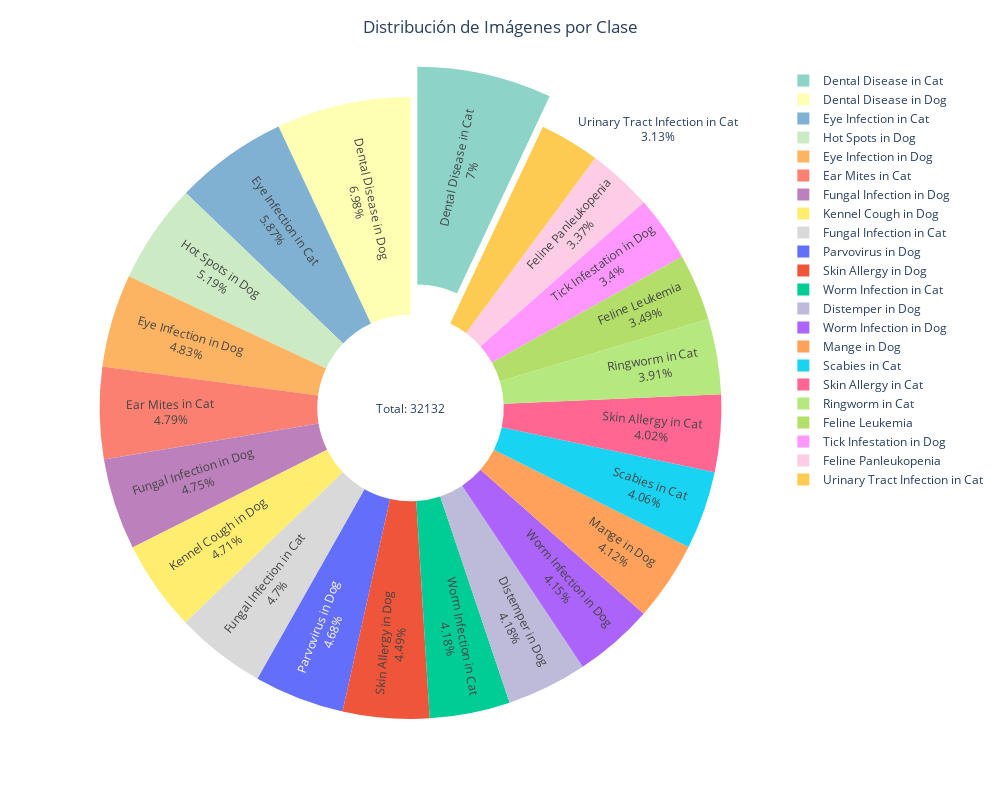

Notebook code cell kept with this figure:
### Code cell
class_counts = {}
for disease_class in os.listdir(data):
    class_path = os.path.join(data, disease_class)
    if os.path.isdir(class_path):
        n_images = len(os.listdir(class_path))
        class_counts[disease_class] = n_images

fig1 = go.Figure([go.Pie(
    labels=list(class_counts.keys()),
    values=list(class_counts.values()),
    marker=dict(colors=px.colors.qualitative.Set3),
    textinfo='label+percent',
    hole=0.3,
    pull=[0.1 if i == 0 else 0 for i in range(len(class_counts))]
)])
fig1.update_layout(
    title="Distribución de Imágenes por Clase",
    annotations=[dict(text=f'Total: {sum(class_counts.values())}', x=0.5, y=0.5, showarrow=False)]
)
fig1 = pie_style(fig1, height=800)
fig1.show()

### Figure 1 — Plotly figure (JSON) as saved in the notebook; plotly's stock layout.template omitted (floating-point values rounded to 4 significant figures)
{"data": [{"hole": 0.3, "labels": ["Dental Disease in Cat", "Dental Disease in Dog", "Distemper in Dog", "Ear Mites in Cat", "Eye Infection in Cat", "Eye Infection in Dog", "Feline Leukemia", "Feline Panleukopenia", "Fungal Infection in Cat", "Fungal Infection in Dog", "Hot Spots in Dog", "Kennel Cough in Dog", "Mange in Dog", "Parvovirus in Dog", "Ringworm in Cat", "Scabies in Cat", "Skin Allergy in Cat", "Skin Allergy in Dog", "Tick Infestation in Dog", "Urinary Tract Infection in Cat", "Worm Infection in Cat", "Worm Infection in Dog"], "marker": {"colors": ["rgb(141,211,199)", "rgb(255,255,179)", "rgb(190,186,218)", "rgb(251,128,114)", "rgb(128,177,211)", "rgb(253,180,98)", "rgb(179,222,105)", "rgb(252,205,229)", "rgb(217,217,217)", "rgb(188,128,189)", "rgb(204,235,197)", "rgb(255,237,111)"]}, "pull": [0.1, 0, 0, 0, 0, 0, 0, 0, 0, 0, 0, 0, 0, 0, 0, 0, 0, 0, 0, 0, 0, 0], "textinfo": "label+percent", "type": "pie", "values": [2249, 2242, 1343, 1538, 1887, 1552, 1120, 1082, 1510, 1525, 1667, 1513, 1325, 1504, 1256, 1306, 1293, 1444, 1093, 1005, 1344, 1334]}], "layout": {"annotations": [{"showarrow": false, "text": "Total: 32132", "x": 0.5, "y": 0.5}], "height": 800, "margin": {"b": 50, "l": 50, "r": 50, "t": 50}, "paper_bgcolor": "rgba(0,0,0,0)", "plot_bgcolor": "rgba(0,0,0,0)", "title": {"text": "Distribución de Imágenes por Clase", "x": 0.5}, "width": 1000}}
